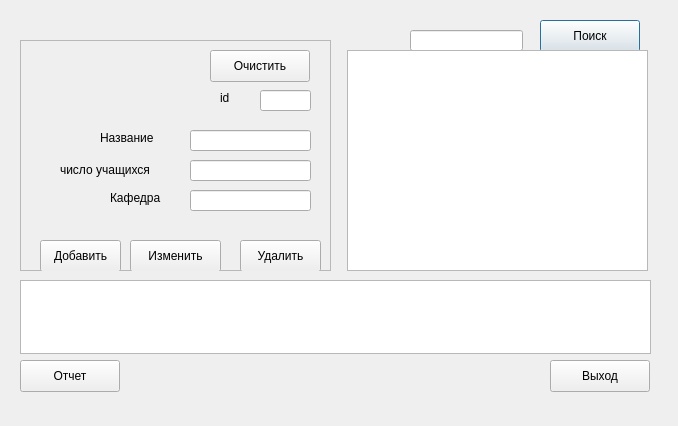
<?xml version="1.0" encoding="UTF-8"?>
<ui version="4.0">
 <class>onb3</class>
 <widget class="QDialog" name="onb3">
  <property name="geometry">
   <rect>
    <x>0</x>
    <y>0</y>
    <width>678</width>
    <height>426</height>
   </rect>
  </property>
  <property name="windowTitle">
   <string>Dialog</string>
  </property>
  <widget class="QLineEdit" name="leSearch">
   <property name="geometry">
    <rect>
     <x>410</x>
     <y>30</y>
     <width>113</width>
     <height>21</height>
    </rect>
   </property>
  </widget>
  <widget class="QPushButton" name="btnSearch">
   <property name="geometry">
    <rect>
     <x>540</x>
     <y>20</y>
     <width>100</width>
     <height>32</height>
    </rect>
   </property>
   <property name="text">
    <string>Поиск</string>
   </property>
  </widget>
  <widget class="QTableWidget" name="tw">
   <property name="geometry">
    <rect>
     <x>347</x>
     <y>50</y>
     <width>301</width>
     <height>221</height>
    </rect>
   </property>
  </widget>
  <widget class="QTextEdit" name="teResult">
   <property name="geometry">
    <rect>
     <x>20</x>
     <y>280</y>
     <width>631</width>
     <height>74</height>
    </rect>
   </property>
   <property name="readOnly">
    <bool>true</bool>
   </property>
  </widget>
  <widget class="QPushButton" name="btnExit">
   <property name="geometry">
    <rect>
     <x>550</x>
     <y>360</y>
     <width>100</width>
     <height>32</height>
    </rect>
   </property>
   <property name="text">
    <string>Выход</string>
   </property>
  </widget>
  <widget class="QFrame" name="frame">
   <property name="geometry">
    <rect>
     <x>20</x>
     <y>40</y>
     <width>311</width>
     <height>231</height>
    </rect>
   </property>
   <property name="frameShape">
    <enum>QFrame::StyledPanel</enum>
   </property>
   <property name="frameShadow">
    <enum>QFrame::Plain</enum>
   </property>
   <widget class="QLineEdit" name="le2">
    <property name="geometry">
     <rect>
      <x>170</x>
      <y>90</y>
      <width>121</width>
      <height>21</height>
     </rect>
    </property>
   </widget>
   <widget class="QPushButton" name="btn3">
    <property name="geometry">
     <rect>
      <x>220</x>
      <y>200</y>
      <width>81</width>
      <height>32</height>
     </rect>
    </property>
    <property name="text">
     <string>Удалить</string>
    </property>
   </widget>
   <widget class="QPushButton" name="btn2">
    <property name="geometry">
     <rect>
      <x>110</x>
      <y>200</y>
      <width>91</width>
      <height>32</height>
     </rect>
    </property>
    <property name="text">
     <string>Изменить</string>
    </property>
   </widget>
   <widget class="QPushButton" name="btn1">
    <property name="geometry">
     <rect>
      <x>20</x>
      <y>200</y>
      <width>81</width>
      <height>32</height>
     </rect>
    </property>
    <property name="text">
     <string>Добавить</string>
    </property>
   </widget>
   <widget class="QPushButton" name="btn4">
    <property name="geometry">
     <rect>
      <x>190</x>
      <y>10</y>
      <width>100</width>
      <height>32</height>
     </rect>
    </property>
    <property name="text">
     <string>Очистить</string>
    </property>
   </widget>
   <widget class="QLabel" name="lbId_2">
    <property name="geometry">
     <rect>
      <x>200</x>
      <y>50</y>
      <width>11</width>
      <height>16</height>
     </rect>
    </property>
    <property name="text">
     <string>id</string>
    </property>
   </widget>
   <widget class="QLineEdit" name="le1">
    <property name="geometry">
     <rect>
      <x>240</x>
      <y>50</y>
      <width>51</width>
      <height>21</height>
     </rect>
    </property>
   </widget>
   <widget class="QLabel" name="label">
    <property name="geometry">
     <rect>
      <x>80</x>
      <y>90</y>
      <width>91</width>
      <height>16</height>
     </rect>
    </property>
    <property name="text">
     <string>Название</string>
    </property>
   </widget>
   <widget class="QLabel" name="label_2">
    <property name="geometry">
     <rect>
      <x>40</x>
      <y>120</y>
      <width>121</width>
      <height>20</height>
     </rect>
    </property>
    <property name="text">
     <string>число учащихся</string>
    </property>
   </widget>
   <widget class="QLabel" name="label_3">
    <property name="geometry">
     <rect>
      <x>90</x>
      <y>150</y>
      <width>71</width>
      <height>16</height>
     </rect>
    </property>
    <property name="text">
     <string>Кафедра</string>
    </property>
   </widget>
   <widget class="QLineEdit" name="le3">
    <property name="geometry">
     <rect>
      <x>170</x>
      <y>120</y>
      <width>121</width>
      <height>21</height>
     </rect>
    </property>
   </widget>
   <widget class="QLineEdit" name="le4">
    <property name="geometry">
     <rect>
      <x>170</x>
      <y>150</y>
      <width>121</width>
      <height>21</height>
     </rect>
    </property>
   </widget>
  </widget>
  <widget class="QPushButton" name="btnReport">
   <property name="geometry">
    <rect>
     <x>20</x>
     <y>360</y>
     <width>100</width>
     <height>32</height>
    </rect>
   </property>
   <property name="text">
    <string>Отчет</string>
   </property>
  </widget>
 </widget>
 <resources/>
 <connections/>
</ui>
